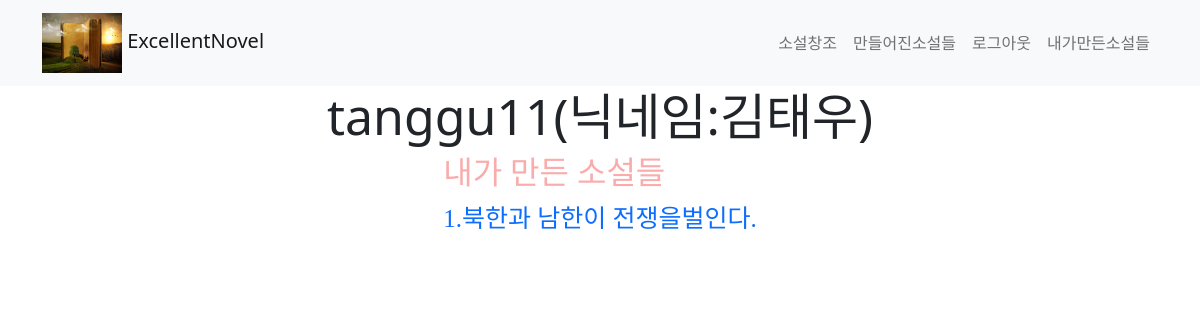
The page /profile/ (signed in) on the database as committed earlier.
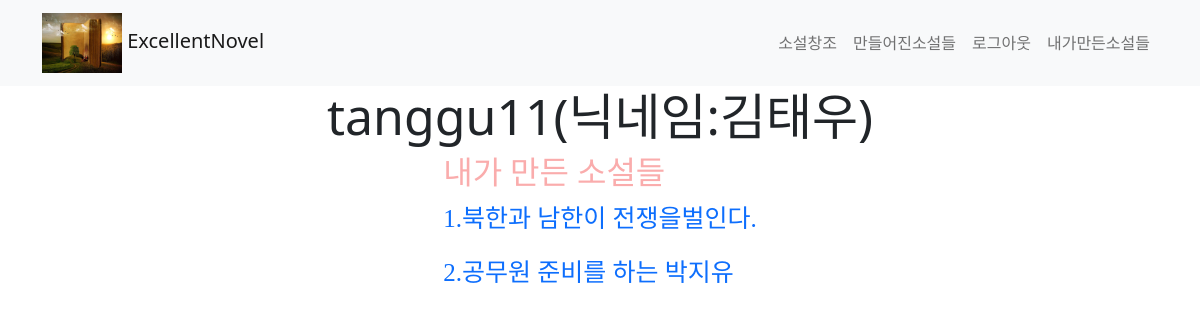
The same page on the database as committed later.
### novel/models.py (models this page shows)
class Novel(models.Model):
    answer_text = models.TextField(max_length=5000)
    novel_infor = models.OneToOneField(NovelInf, on_delete=models.CASCADE)
    recommend = models.IntegerField(default=0)
    user = models.ForeignKey(get_user_model(),on_delete=models.CASCADE,blank=True)
    pub_date = models.DateTimeField(auto_now_add=True)
    comment_num = models.IntegerField(default=0)
    image = models.ImageField(blank=True,null=True)
    image2 = models.ImageField(blank=True,null=True)
    image3 = models.ImageField(blank=True, null=True)

class NovelInf(models.Model):
    char_name1 = models.CharField(max_length=15, blank=True,default='',null=True)
    char_name2 = models.CharField(max_length=15, blank=True, default='',null=True)
    char_age1 = models.IntegerField(blank=True, default=0,null=True)
    char_age2 = models.IntegerField(blank=True, default=0,null=True)
    char_per1 = models.CharField(max_length=100, blank=True, default='',null=True)
    char_per2 = models.CharField(max_length=100, blank=True, default='',null=True)
    gender_choices = (('남성', '남성'), ('여성', '여성'), ('등장시키지 않음', '등장시키지 않음'))
    char_sex1 = models.CharField(max_length=8, choices=gender_choices, blank=True,default='남자')
    char_sex2 = models.CharField(max_length=8, choices=gender_choices, blank=True,default='남자')
    genre_choices = (('로맨스', '로맨스'), ('판타지', '판타지'), ('고전', '고전'), ('공상과학', '공상과학'), ('일상', '일상'), ('공포', '공포'))
    genre = models.CharField(max_length=10, choices=genre_choices, blank=True)
    story = models.TextField(max_length=150, blank=False)

### novel/views.py (the view)
# urls.py: path('profile/', views.mypage, name='mypage'),
@login_required
def mypage(request):
    my_novel = Novel.objects.all().filter(user=request.user)
    return render(request, 'novel/mypage.html', {"my_novel": my_novel})

### novel/templates/novel/mypage.html (shortened to what this page needs)
{% extends 'novel/base.html' %}
{% load static %}
{% block title %}
    <link rel="stylesheet" type="text/css" href="{% static 'css/mypage.css' %}">
{% endblock %}
{% block body %}
    <div class="novel">
        <h1>{{ user.username }}(닉네임:{{ user.nickname }})</h1>
        {% if my_novel %}
            <div class="my_novel">
                <h2>내가 만든 소설들</h2>
                {% for novel in my_novel %}
                    <a href="{% url 'novel:novel_detail' novel.pk %}">
                        <p>{{ forloop.counter }}.{{ novel.novel_infor.story }}</p></a>
                {% endfor %}
            </div>
        {% else %}
            <h1 class="not_novel">아직 창조한 소설이 없습니다!</h1>
        {% endif %}
        <br>
    </div>
{% endblock %}

Rows that differ between the two databases and show on the page:
added Novel: novel_infor.story "공무원 준비를 하는 박지유"
